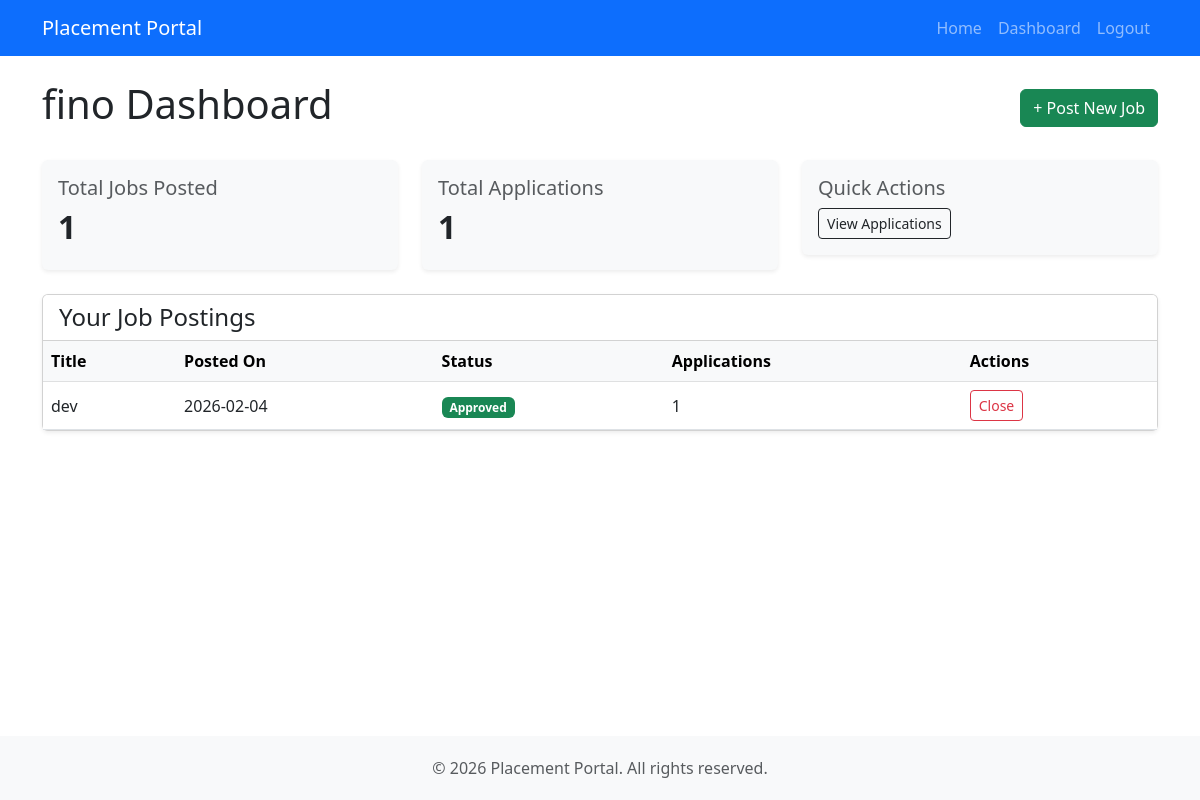
The app's page /company/dashboard (signed in), older data.
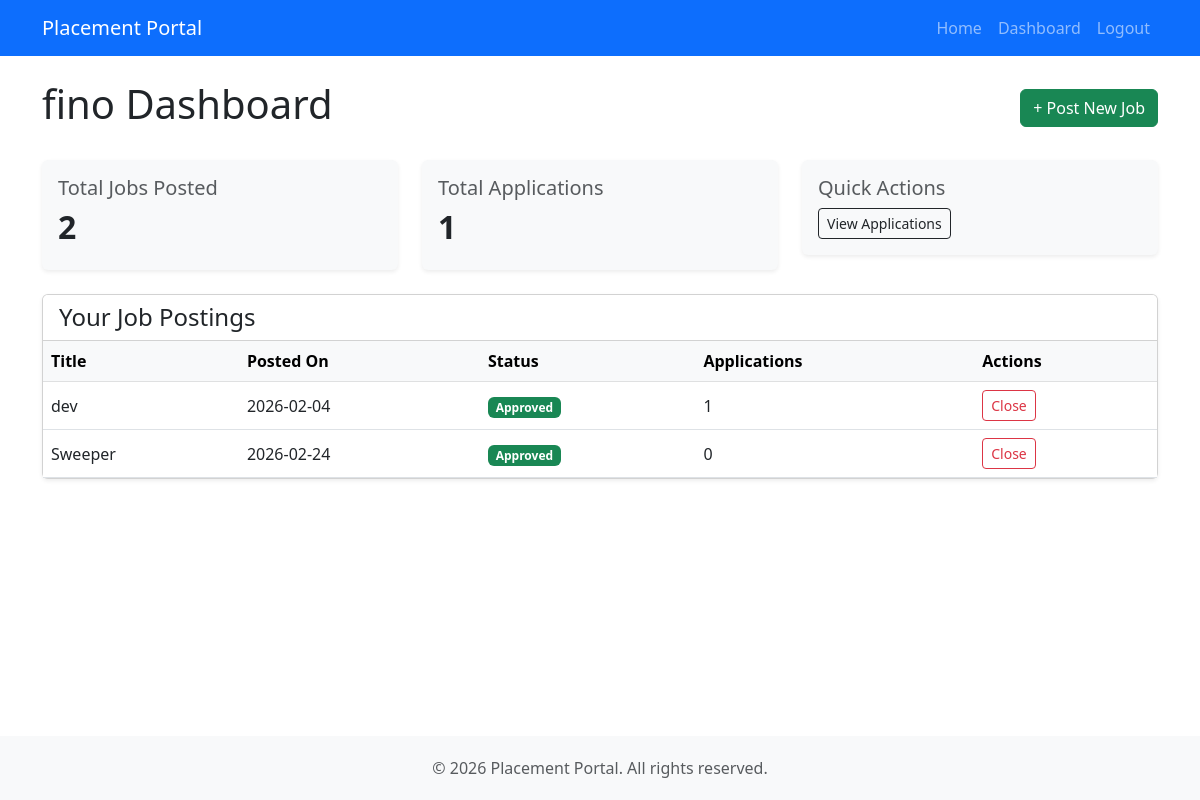
The same page, newer data.
### models.py (models this page shows)
class JobPosition(db.Model):
    id = db.Column(db.Integer, primary_key=True)
    company_id = db.Column(db.Integer, db.ForeignKey("company.id"), nullable=False)
    title = db.Column(db.String(100), nullable=False)
    description = db.Column(db.Text)
    eligibility = db.Column(db.String(200))
    deadline = db.Column(db.Date)
    skills = db.Column(db.String(200))
    experience = db.Column(db.String(50))
    salary = db.Column(db.String(50))
    status = db.Column(db.String(20), default="Pending")
    applications = db.relationship("Application", backref="job_position", lazy=True)

### app.py (the view)
    @app.route("/company/dashboard")
    @login_required("company")
    def company_dashboard():
        company_id = session.get("user_id")
        company = Company.query.get(company_id)
        if not company.is_approved:
             return render_template("unauthorized.html", message="Your account is awaiting admin approval.")
        jobs = JobPosition.query.filter_by(company_id=company_id).all()
        total_applications = 0
        for job in jobs:
            total_applications += len(job.applications)
        return render_template("dashboards/company.html", company=company, jobs=jobs, total_applications=total_applications)

### templates/dashboards/company.html (shortened to what this page needs)
{% extends "base.html" %}
{% block content %}
<div class="row mb-4 align-items-center">
    <div class="col">
        <h2 class="display-6">{{ company.name }} Dashboard</h2>
    </div>
    <div class="col-auto">
        <a href="{{ url_for('post_job') }}" class="btn btn-success">+ Post New Job</a>
    </div>
</div>
<div class="row mb-4">
    <div class="col-md-4">
        <div class="card bg-light border-0 shadow-sm">
            <div class="card-body">
                <h5 class="card-title text-muted">Total Jobs Posted</h5>
                <h2 class="fw-bold">{{ jobs|length }}</h2>
            </div>
        </div>
    </div>
    <div class="col-md-4">
        <div class="card bg-light border-0 shadow-sm">
            <div class="card-body">
                <h5 class="card-title text-muted">Total Applications</h5>
                <h2 class="fw-bold">{{ total_applications }}</h2>
            </div>
        </div>
    </div>
    <div class="col-md-4">
        <div class="card bg-light border-0 shadow-sm">
            <div class="card-body">
                <h5 class="card-title text-muted">Quick Actions</h5>
                <a href="{{ url_for('company_applications') }}" class="btn btn-sm btn-outline-dark">View
                    Applications</a>
            </div>
        </div>
    </div>
</div>
<div class="card shadow-sm">
    <div class="card-header bg-white">
        <h4 class="mb-0">Your Job Postings</h4>
    </div>
    <div class="table-responsive">
        <table class="table table-hover align-middle mb-0">
            <thead class="table-light">
                <tr>
                    <th>Title</th>
                    <th>Posted On</th>
                    <th>Status</th>
                    <th>Applications</th>
                    <th>Actions</th>
                </tr>
            </thead>
            <tbody>
                {% for job in jobs %}
                <tr>
                    <td>{{ job.title }}</td>
                    <td>{{ job.deadline }}</td>
                    <td>
                        {% if job.status == 'Approved' %}
                        <span class="badge bg-success">Approved</span>
                        {% elif job.status == 'Pending' %}
                        <span class="badge bg-warning text-dark">Pending</span>
                        {% else %}
                        <span class="badge bg-danger">{{ job.status }}</span>
                        {% endif %}
                    </td>
                    <td>{{ job.applications|length }}</td>
                    <td>
                        {% if job.status != 'Closed' %}
                        <a href="{{ url_for('update_job_status', job_id=job.id, status='Closed') }}"
                            class="btn btn-sm btn-outline-danger">Close</a>
                        {% endif %}
                    </td>
                </tr>
                {% else %}
                <tr>
                    <td colspan="5" class="text-center py-4 text-muted">No jobs posted yet.</td>
                </tr>
                {% endfor %}
            </tbody>
        </table>
    </div>
</div>
{% endblock %}

Row changes from the older to the newer data that the page shows:
added JobPosition: title "Sweeper", deadline "2026-02-24", status "Approved", applications|length "0"
Text that changed along with them:
{{ jobs|length }}: "1" → "2"
